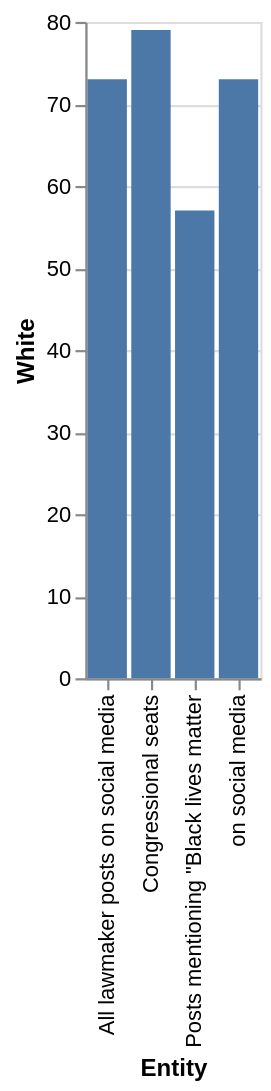

The specification (Vega-Lite) saved for this image:
### Vega-Lite specification from a JSON file in a GitHub repository (floating-point values rounded to 4 significant figures)
{"$schema": "https://vega.github.io/schema/vega-lite/v5.json", "description": "Bar chart auto-generated from CSV", "data": {"values": [{"Entity": "Posts mentioning \"Black lives matter", "White": 57}, {"Entity": "on social media", "White": 73}, {"Entity": "All lawmaker posts on social media", "White": 73}, {"Entity": "Congressional seats", "White": 79}]}, "mark": "bar", "encoding": {"x": {"field": "Entity", "type": "ordinal"}, "y": {"field": "White", "type": "quantitative"}}}
